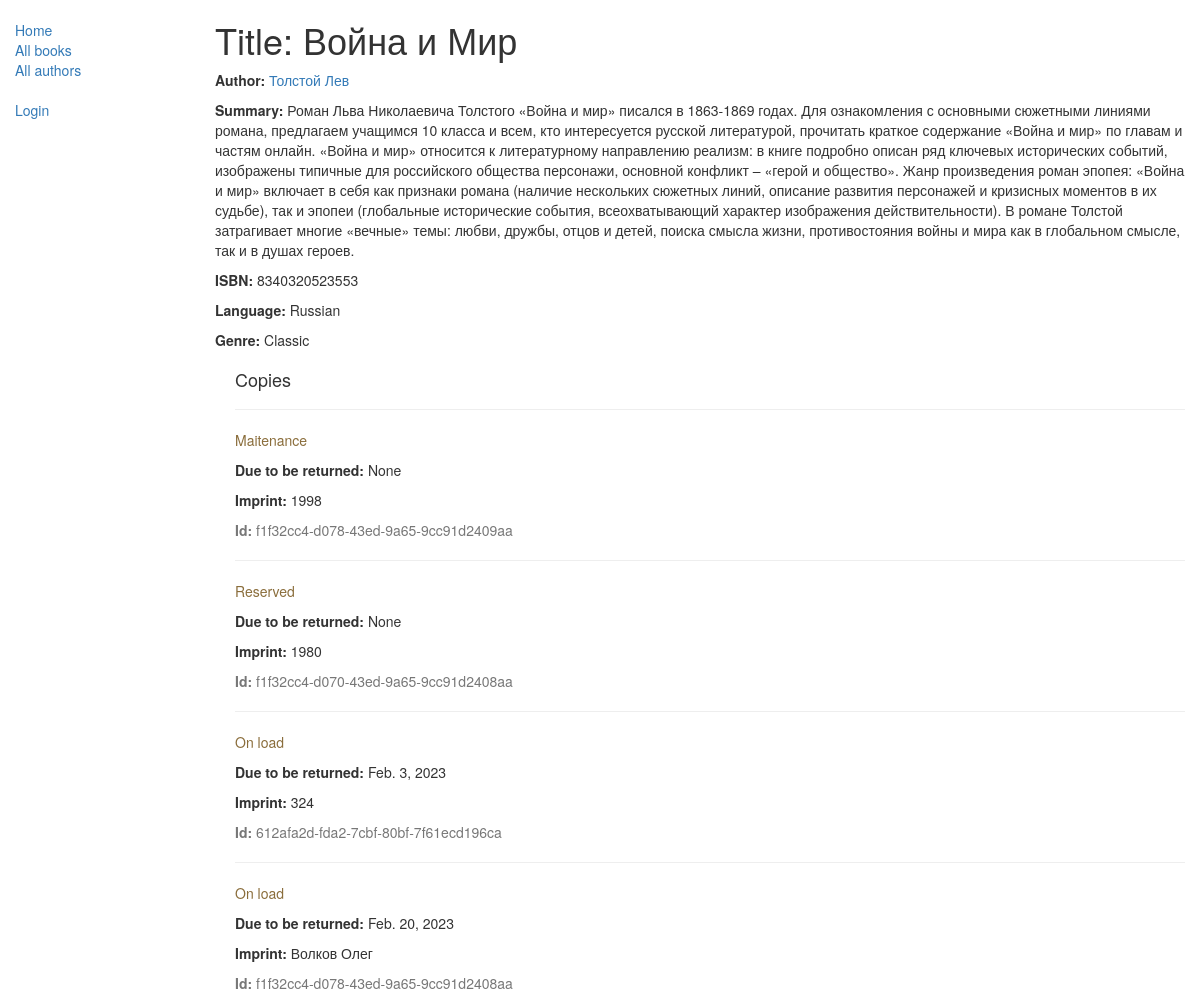
/catalog/book/1, run on the app's committed database.
### catalog/models.py (models this page shows, shortened)
class Book(models.Model):
    title = models.CharField(max_length=200)
    author = models.ForeignKey(Autor, on_delete=models.SET_NULL, null=True)
    genre = models.ManyToManyField(Genre, help_text="Select a genre")
    isbn = models.CharField("ISBN", max_length=13, help_text="ISBN number")
    summary = models.TextField(max_length=2000, help_text="Enter a brief description of the book")
    language = models.ForeignKey(Language, on_delete=models.SET_NULL, null=True)
    class Meta:
        ordering = ["isbn"]
    def display_genre(self):
        return ", ".join([genre.name for genre in self.genre.all()[:3]])
    display_genre.short_description = "Genre"

class Autor(models.Model):
    first_name = models.CharField(max_length=200)
    last_name = models.CharField(max_length=200)
    date_of_birth = models.DateField(null=True, blank=True)
    date_of_death = models.DateField("died", null=True, blank=True)
    class Meta:
        ordering = ["last_name"]
    def __str__(self):
        return "%s %s" % (self.last_name, self.first_name)

class Language(models.Model):
    name = models.CharField(max_length=100,
                            help_text="Enter a language")
    def __str__(self):
        return self.name

class Genre(models.Model):
    name = models.CharField(max_length=200, help_text="Enter a book genre (e.g. Science Fiction")
    def __str__(self):
        return self.name

class BookInstance(models.Model):
    id = models.UUIDField(primary_key=True, default=get_default_field_id,
                          help_text="Unique ID for this particular book across whole library")
    book = models.ForeignKey(Book, on_delete=models.SET_NULL, null=True)
    imprint = models.CharField(max_length=200)
    due_back = models.DateField(null=True, blank=True)
    borrower = models.ForeignKey(User, on_delete=models.SET_NULL, null=True, blank=True)
    LOAD_STATUS = (
        ("m", "Maitenance"),
        ("o", "On load"),
        ("a", "Available"),
        ("r", "Reserved")
    )
    status = models.CharField(max_length=1, choices=LOAD_STATUS, default='m',
                              blank=True, help_text="Book availability")
    class Meta:
        ordering = ["due_back"]
        permissions = (("can_mark_returned", "Set book as returned"),)

### catalog/views.py (the view)
# urls.py: re_path(r"^book/(?P<pk>\d+)$", views.BookDetailView.as_view(), name="book-detail"),
class BookDetailView(BaseExceptions, generic.DetailView):
    model = Book
    context_object_name = "book"

### integration/exception.py (called while the page is built)
    def dispatch(self, request, *arg, **kwargs):
        try:
            response = super().dispatch(request, *arg, **kwargs)
        except Exception as e:
            logger.error(f"Generic global Except, Exception message: {str(e)}")
            return self.response({"error_message": e.message}, status=400)
        if isinstance(response, (dict, list)):
            return self._response(response)
        else:
            return response

### catalog/templates/catalog/book_detail.html (shortened to what this page needs)
{% extends "base_template.html" %}
{% block content %}
  <h1>Title: {{ book.title }}</h1>
  <p><strong>Author:</strong> <a href="{% url 'author-detail' book.author.pk %}">{{ book.author }}</a></p>
  <p><strong>Summary:</strong> {{ book.summary }}</p>
  <p><strong>ISBN:</strong> {{ book.isbn }}</p>
  <p><strong>Language:</strong> {{ book.language }}</p>
  <p><strong>Genre:</strong> {% for genre in book.genre.all %} {{ genre }}{% if not forloop.last %}, {% endif %}{% endfor %}</p>
  <div style="margin-left:20px;margin-top:20px">
    <h4>Copies</h4>
    {% for copy in book.bookinstance_set.all %}
    <hr>
    <p class="{% if copy.status == 'a' %}text-success{% elif copy.status == 'd' %}text-danger{% else %}text-warning{% endif %}">{{ copy.get_status_display }}</p>
    {% if copy.status != 'a' %}<p><strong>Due to be returned:</strong> {{copy.due_back}}</p>{% endif %}
    <p><strong>Imprint:</strong> {{copy.imprint}}</p>
    <p class="text-muted"><strong>Id:</strong> {{copy.id}}</p>
    {% endfor %}
  </div>
{% endblock %}

### data on the page
Book: title "Война и Мир", author "Толстой Лев", summary "Роман Льва Николаевича Толстого «Война и мир» писался в 1863-1869 годах. Для ознакомления с основными сюжетными линиями романа, предлагаем учащимся 10 класса и всем, кто интересуется русской литературой, прочитать краткое содержание «Война и мир» по главам и частям онлайн. «Война и мир» относится к литературному направлению реализм: в книге подробно описан ряд ключевых исторических событий, изображены типичные для российского общества персонажи, основной конфликт – «герой и общество». Жанр произведения роман эпопея: «Война и мир» включает в себя как признаки романа (наличие нескольких сюжетных линий, описание развития персонажей и кризисных моментов в их судьбе), так и эпопеи (глобальные…", isbn "8340320523553", language "Russian"
Genre: name "Classic"
BookInstance: status "Maitenance", due_back "None", imprint "1998", id "f1f32cc4-d078-43ed-9a65-9cc91d2409aa"
BookInstance: status "Reserved", due_back "None", imprint "1980", id "f1f32cc4-d070-43ed-9a65-9cc91d2408aa"
BookInstance: status "On load", due_back "Feb. 3, 2023", imprint "324", id "612afa2d-fda2-7cbf-80bf-7f61ecd196ca"
BookInstance: status "On load", due_back "Feb. 20, 2023", imprint "Волков Олег", id "f1f32cc4-d078-43ed-9a65-9cc91d2408aa"
